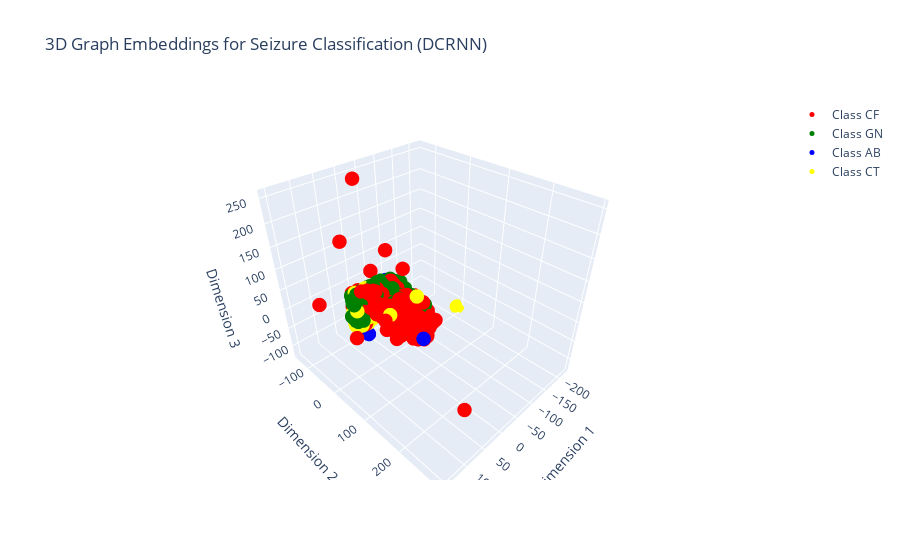

Notebook cell for this chart:
### Code cell
viz_graph_embs_3d_interactive(graph_embeddings_all_classes_dcrnn, title='3D Graph Embeddings for Seizure Classification (DCRNN)', save_name='3d_dcrnn_tsne_graph_embeddings')
